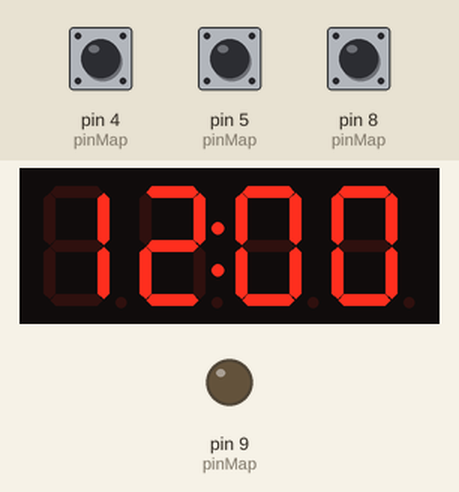
A sketch run on a simulated Arduino Uno, built with avr-gcc and run on an emulated ATmega328P. Shown: 4-digit seven-segment display, output pins drawn as LEDs (lit = HIGH). Inputs (shaded band) come from the test bench; at power-on: pin 5 (pinMap) HIGH, pin 4 (pinMap) HIGH, pin 8 (pinMap) HIGH.

Above: at 1.2 s.
1.3 s: pin 5 (pinMap) pulled LOW for 0.15 s
3.4 s: pin 4 (pinMap) pulled LOW for 3.2 s
At 6.96 s:
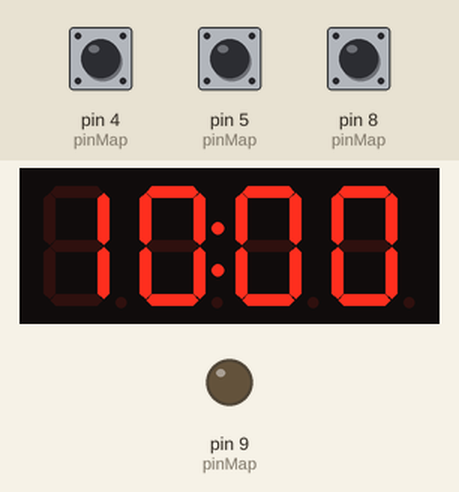
7.2 s: pin 8 (pinMap) pulled LOW for 0.15 s
At 7.8 s:
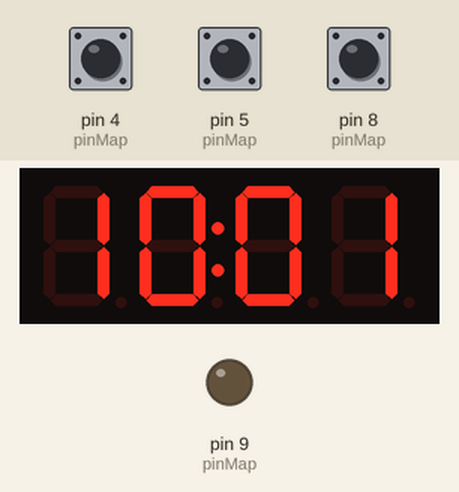
7.9 s: pin 4 (pinMap) pulled LOW for 0.15 s
At 8.52 s:
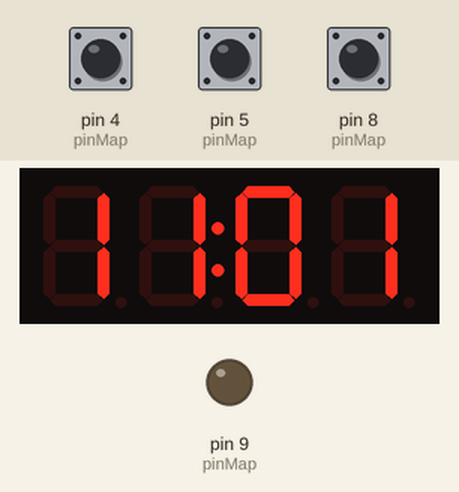
8.6 s: pin 8 (pinMap) pulled LOW for 1 s
At 9.96 s:
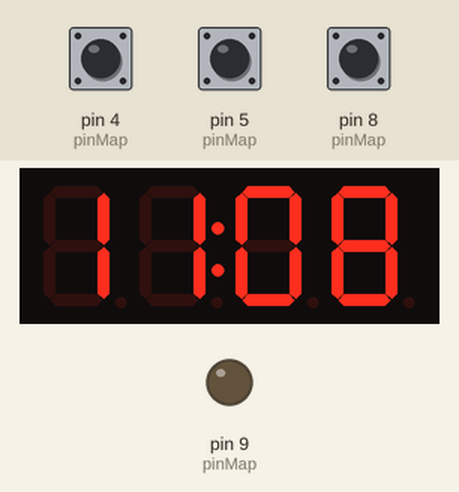
10.2 s: pin 5 (pinMap) pulled LOW for 3.2 s
At 12.22 s:
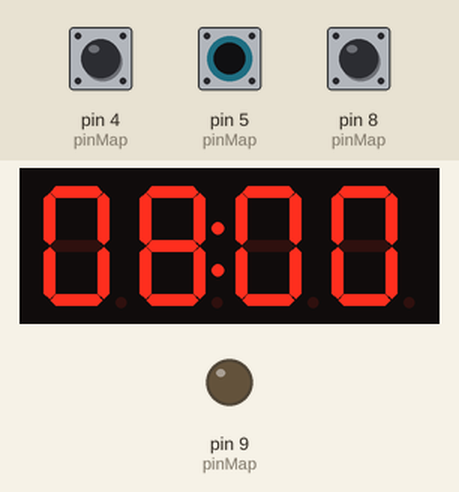
Timing chart, 0 to 13.7 s (numbered marks = the images above; inputs shaded):
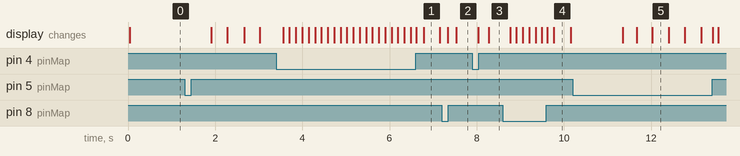

The sketch:

src.ino
```cpp
#include "alckObjects.h"

#define SEEDUINO
// board type used to determine pin mappings
// Order: displayClockPin displayDataIOPin button_A_setter button_B_hour
// button_C_minute buzzerPin
#ifdef SEEDUINO
uint8_t pinMap[6] = {2, 3, 5, 4, 8, 9};
#endif
#ifdef ATTINY
uint8_t pinMap[6] = {0, 1, 2, 3, 4, 5};
#endif

alck arduinoAlck(pinMap);

void setup() {
    arduinoAlck.wakeTargetOffset.setHour(8);
    arduinoAlck.wakeTargetOffset.setMinute(0);
    arduinoAlck.alarmIsSet = false;
}
void loop() {
    arduinoAlck.execute();
}
```

alckObjects.cpp
```cpp
/*
    by B. Braithwaite, 2020
*/
#include "alckObjects.h"

timeUnit::timeUnit() {
    this->hour   = 0;
    this->minute = 0;
}
void timeUnit::setHour(int h_offset) {
    this->hour = h_offset % 24;
}
void timeUnit::setMinute(int m_offset) {
    this->minute = m_offset % 60;
}
int timeUnit::getHour() {
    return this->hour;
}
int timeUnit::getMinute() {
    return this->minute;
}
void timeUnit::upHour(int amount) {
    this->hour += amount;
}
void timeUnit::upMinute(int amount) {
    this->minute += amount;
}

// Beginning of ALCK method definitions:
alck::alck(uint8_t *pinMap) {
    displayClockPin  = pinMap[0];
    displayDataIOPin = pinMap[1];
    button_A_setter  = pinMap[2];
    button_B_hour    = pinMap[3];
    button_C_minute  = pinMap[4];
    buzzerPin        = pinMap[5];
    pinMode(button_A_setter, INPUT_PULLUP);
    pinMode(button_B_hour, INPUT_PULLUP);
    pinMode(button_C_minute, INPUT_PULLUP);
    pinMode(buzzerPin, OUTPUT);
    analogWrite(buzzerPin, LOW);
    defaultBrightness = 0x5;
    clockDisplay      = new TM1637Display(displayClockPin, displayDataIOPin);
    clockDisplay->setBrightness(defaultBrightness);
    clockDisplay->clear();

    msAtLastInteraction = 0U;
    debouncingDelay     = 125;
    m_mode              = false;
    alarmIsSet          = false;

    Offset.setHour(12); // initialize time to noon
    Offset.setMinute(0);
    wakeTargetOffset.setHour(12); // initialize to noon alarm
    wakeTargetOffset.setMinute(0);
}

unsigned long alck::lastInteraction() {
    return millis() - msAtLastInteraction;
}
unsigned int alck::outputTimeAsNumber(timeUnit t_offset) {
    const double timescalar = 0.999672;
    static long hourComponent, minuteComponent, minute_true;
    unsigned long sec = millis() / 1000 * timescalar;
    minute_true       = (sec / 60 + Offset.getMinute());
    minuteComponent   = minute_true % 60;
    hourComponent     = (minute_true / 60 + Offset.getHour()) % 24;
    return 100 * hourComponent + minuteComponent;
}
unsigned int alck::qTime() {
    return outputTimeAsNumber(Offset);
}
inline byte alck::maskClip(int inputC) {
    return inputC < 0 ? 0x0 : (inputC > 7 ? 0x7 : (inputC));
}
inline void alck::brightnessHandlerRoutine() {
    double t_dec = (qTime() / 100.0);
    clockDisplay->setBrightness(maskClip(
        ceil(0.0003 * pow(t_dec, 4) - 0.0182 * pow(t_dec, 3) + 0.316 * pow(t_dec, 2) - 1.212 * t_dec + 0.972)));
}
inline void alck::timingFunction() {
    const byte mask = 64; // colon mask. some chips require 64
    timeReadyToShow = qTime();
    if (!m_mode) {
        int augmentHour = timeReadyToShow / 100;
        if (augmentHour == 0) {
            timeReadyToShow += 1200;
        }
        else if (augmentHour > 12) {
            timeReadyToShow -= 1200;
        }
    }
    clockDisplay->showNumberDecEx(timeReadyToShow,
                                  !alarmIsSet || (millis() % 2000 > 1000 && !m_mode) ? mask : 0x0,
                                  (timeReadyToShow < 99U) || m_mode,
                                  0x4,
                                  0x0);
    brightnessHandlerRoutine();
}
void alck::flashRapidWhileSetup() {
    if (millis() % 750 > 375) {
        clockDisplay->setBrightness(0x1);
    }
    else {
        clockDisplay->setBrightness(0x7);
    }
}
inline void alck::buttonInputHandler() { // needs work
    const unsigned int modeSwapDelay    = 500;
    static unsigned int preventionDelay = 5 * debouncingDelay;

    if (!digitalRead(button_A_setter) || !digitalRead(button_B_hour) || !digitalRead(button_C_minute)) {
        msAtLastInteraction = millis();
    }
    if (!digitalRead(button_B_hour) && !digitalRead(button_C_minute)) { // press both hour and minute to toggle
        alarmIsSet = !alarmIsSet;                                       // for toggling alarm
        delay(preventionDelay);
    }
    if (!digitalRead(button_A_setter)) { // for setting alarm
        delay(modeSwapDelay);
        while (!digitalRead(button_A_setter)) {
            flashRapidWhileSetup();
            m_mode = true;
            clockDisplay->showNumberDecEx(100 * (wakeTargetOffset.getHour() % 24) + wakeTargetOffset.getMinute() % 60,
                                          64,
                                          true,
                                          4,
                                          0); // show the alarm clock setting
            m_mode = false;
            if (!digitalRead(button_B_hour)) {
                wakeTargetOffset.upHour(1);
                delay(debouncingDelay);
            }
            if (!digitalRead(button_C_minute)) {
                wakeTargetOffset.upMinute(1);
                delay(debouncingDelay);
            }
        }
        while (digitalRead(button_A_setter)) { // for setting time
            flashRapidWhileSetup();
            m_mode = true;
            clockDisplay->showNumberDecEx(qTime(), 64, true, 4,
                                          0); // show the time setting
            m_mode = false;
            if (!digitalRead(button_B_hour)) {
                Offset.upHour(1);
                delay(debouncingDelay);
            }
            if (!digitalRead(button_C_minute)) {
                Offset.upMinute(1);
                delay(debouncingDelay);
            }
        } // could use another protected method
        delay(preventionDelay);
    }
}
inline void alck::alarmingFunction() {
    static bool alarmMarkedToRun = true;
    if (alarmIsSet && alarmMarkedToRun &&
        (qTime() == 100U * wakeTargetOffset.getHour() + wakeTargetOffset.getMinute())) {
        while (digitalRead(button_A_setter) && digitalRead(button_B_hour) && digitalRead(button_C_minute)) {
            timingFunction(); // to update time while beeping
            digitalWrite(buzzerPin, millis() % 1000 > 500 ? HIGH : LOW);
        }
        // exiting allows any button press to halt the buzzer
        alarmMarkedToRun = false;
    }
    alarmMarkedToRun = qTime() != (100U * wakeTargetOffset.getHour() + wakeTargetOffset.getMinute());
}

void alck::execute() {
    timingFunction();
    alarmingFunction();
    buttonInputHandler();
}
```

alckObjects.h
```cpp
/*
    by B. Braithwaite, 2020
*/
#pragma once

#include "Arduino.h"
#include <TM1637Display.h>
#include <math.h>
class timeUnit {
public:
    timeUnit();
    void setHour(int);
    void setMinute(int);
    //! @return hour offset of this timeUnit
    int getHour();
    //! @return minute offset of this timeUnit
    int getMinute();
    void upHour(int);
    void upMinute(int);

protected:
    int hour;
    int minute;
};
class alck {
public:
    alck(uint8_t *);
    bool alarmIsSet; // false by default
    timeUnit wakeTargetOffset;
    void execute();

protected:
    byte displayClockPin;
    byte displayDataIOPin;
    byte button_A_setter;
    byte button_B_hour;
    byte button_C_minute;
    byte buzzerPin;

    byte defaultBrightness;

    unsigned long msAtLastInteraction;
    unsigned long debouncingDelay;
    int timeReadyToShow;
    bool m_mode;
    TM1637Display *clockDisplay;
    timeUnit Offset;

    //! @return amount of time since offset
    unsigned int outputTimeAsNumber(timeUnit);
    //! @return four-digit time code
    unsigned int qTime();
    inline byte maskClip(int);
    inline void timingFunction();
    inline void alarmingFunction();
    inline void buttonInputHandler();
    //! @return milliseconds since last known button press
    unsigned long lastInteraction();
    //! @return if an interaction is taking place
    void flashRapidWhileSetup();
    inline void brightnessHandlerRoutine();
};
```

Measured:
- after the input at 3.4 s, the display: first changes after 0.16 s (image 1 shows a later state)
- after the input at 7.2 s, the display: first changes after 0.14 s (image 2 shows a later state)
- after the input at 7.9 s, the display: first changes after 0.14 s (image 3 shows a later state)
- after the input at 8.6 s, the display: first changes after 0.16 s (image 4 shows a later state)
- after the input at 10.2 s, the display: changes after 1.1 s (image 5)
